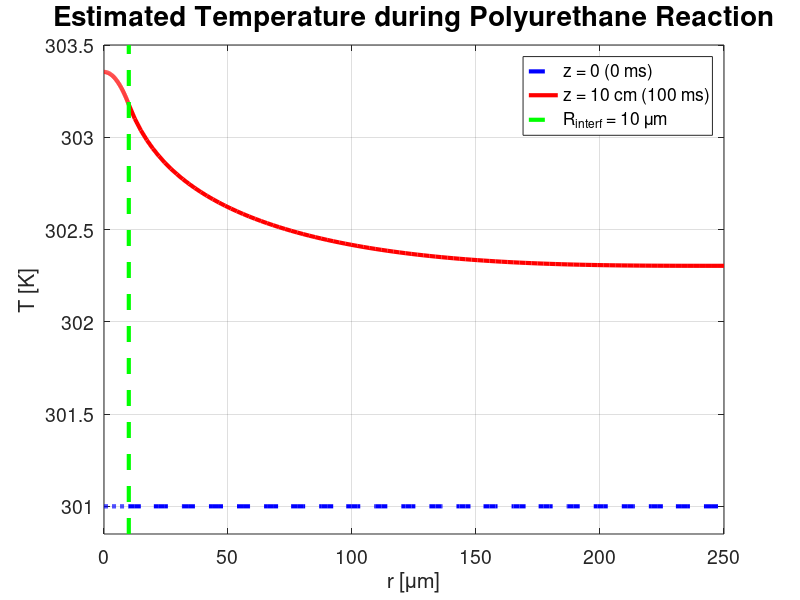
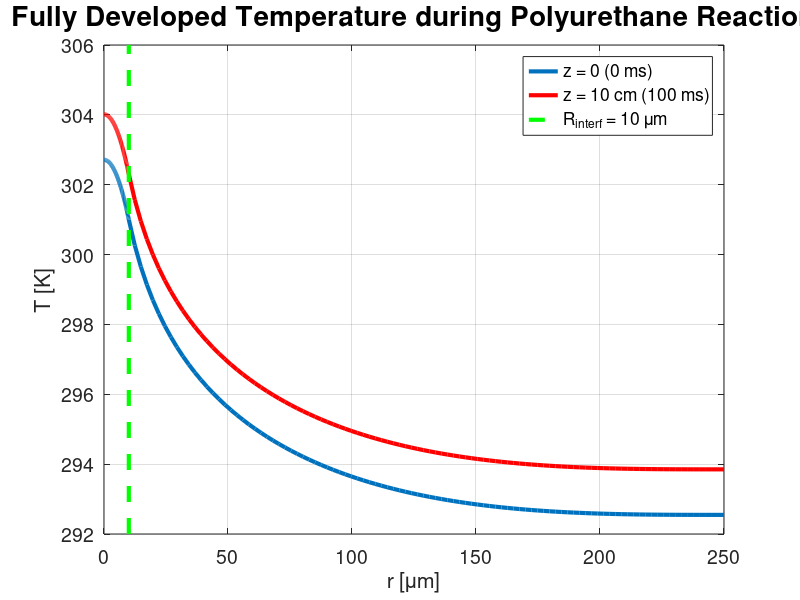
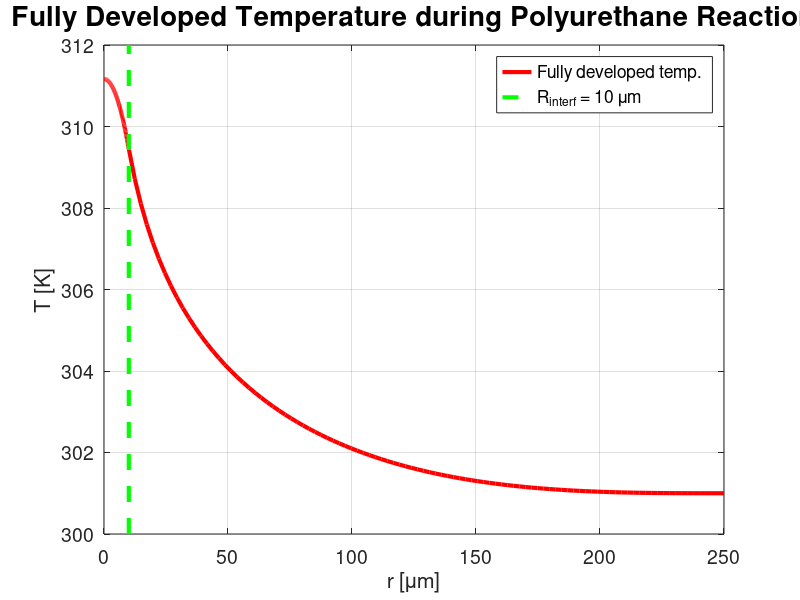

The MATLAB source for these figures, in order:
% TEMPERATURE_PROFILE_... computes the increase in temperature for fully
% developed flow after 100 ms as well as the estimated temperature profile
% starting from a constant temperature.


% System parameters
DHrxn = -24e3*4.184;
nNCO = 2;
rhoIso = 1230;
rhoPoly = 1018;
Mw = 0.286;
L = 0.1;
tau = 0.1;
RIso = 1e-5;
RPoly = 25e-5;
CpIso = 430*4.184;
CpPoly = 497*4.184;
kPoly = 0.126;
kIso = 0.0003*4.184*100;
V = 0.5;
Vi = 2*V;
Vo = V;
T0 = 301;

% Plot parameters
LW = 3;
A_FS = 16;
T_FS = 20;
AX_FS = 14;
xmin = 0;
xmax = RPoly*1e6; % radius of channel [um]
ymin = 300.85; % [K]
ymax = 303.5; % [K]

% Derived parameters
VIso = pi*RIso^2*L;
mIso = rhoIso*VIso;
nMol = mIso/Mw;
q = -nMol*nNCO*DHrxn;
W = q/(VIso*tau);
Phi = 1/2 * (W*RIso*(RPoly^2-RIso^2)*Vo*rhoPoly*CpPoly)/...
    (rhoIso*CpIso*Vi*RIso^2+rhoPoly*CpPoly*Vo*(RPoly^2-RIso^2));
Ti = @(r,z,T0) T0 + W*(1-2/(W*RIso)*Phi)*V/Vi*z./(rhoIso*CpIso*V)+W*RPoly^2/...
    (4*kIso)*((2*(1-2/(W*RIso)*Phi)*V/Vi-1)*((r/RPoly).^2-(RIso/RPoly)^2)-...
    (1-2/(W*RIso)*Phi)*V/Vi/2*((r/RPoly).^4-(RIso/RPoly)^4));
To = @(r,z,T0) T0 + (2*RIso*Phi)./((RPoly^2-RIso^2)*Vo*rhoPoly*CpPoly)*z+...
    (RIso*RPoly^2*Phi*V)./((RPoly^2-RIso^2)*V*kPoly)*(-(r.^4-RIso^4)./(4*RPoly^4)+...
    (r.^2-RIso^2)./RPoly^2 - log(r/RIso));

% Computations
rIso = linspace(0,RIso);
rPoly = linspace(RIso, RPoly);
r = 1e6*[rIso, rPoly];
TIso0 = Ti(rIso,0,T0);
TPoly0 = To(rPoly,0,T0);
T0List = [TIso0, TPoly0];
TIsoL = Ti(rIso,L,T0);
TPolyL = To(rPoly,L,T0);
TLList = [TIsoL, TPolyL];
% estimate fraction of flow developed
alphaPoly = kPoly/(rhoPoly*CpPoly); % thermal diffusivity of polyol
distanceWalls = RPoly-RIso; % length for heat to conduct to reach walls
tauThermal = distanceWalls^2/alphaPoly;
fracDev = tau / tauThermal; % fraction developed is fraction of thermal time
% Estimated temperature profile
TEstList = T0 + (TLList-T0List) + fracDev*(T0List-min(T0List));

% Plot of estimated development of flow
figure()
plot(r, T0*ones(1,length(r)),'b--','LineWidth',LW)
hold on
grid on
plot(r,TEstList,'r','LineWidth',LW)
% plot interface
plot(1e6*[RIso,RIso],[ymin ymax],'g--','LineWidth',LW)
xlabel('r [\mum]','FontSize',A_FS)
ylabel('T [K]','FontSize',A_FS)
set(gca,'FontSize', AX_FS)
legend('z = 0 (0 ms)','z = 10 cm (100 ms)', 'R_{interf} = 10 \mum')
title('Estimated Temperature during Polyurethane Reaction', 'FontSize', T_FS)
axis([xmin xmax ymin ymax])

% Plot of increase in temperature of fully developed flow
figure()
plot(r,T0List,'LineWidth',LW)
hold on
grid on
plot(r,TLList,'r','LineWidth',LW)
% plot interface
plot(1e6*[RIso,RIso],ylim,'g--','LineWidth',LW)
xlabel('r [\mum]','FontSize',A_FS)
ylabel('T [K]','FontSize',A_FS)
set(gca,'FontSize', AX_FS)
legend('z = 0 (0 ms)','z = 10 cm (100 ms)', 'R_{interf} = 10 \mum')
title('Fully Developed Temperature during Polyurethane Reaction', 'FontSize', T_FS)

% Plot of just fully developed flow
figure()
plot(r,TLList + 301 - min(TLList),'r','LineWidth',LW)
hold on
grid on
% plot interface
plot(1e6*[RIso,RIso],ylim,'g--','LineWidth',LW)
xlabel('r [\mum]','FontSize',A_FS)
ylabel('T [K]','FontSize',A_FS)
set(gca,'FontSize', AX_FS)
legend('Fully developed temp.', 'R_{interf} = 10 \mum')
title('Fully Developed Temperature during Polyurethane Reaction', 'FontSize', T_FS)
